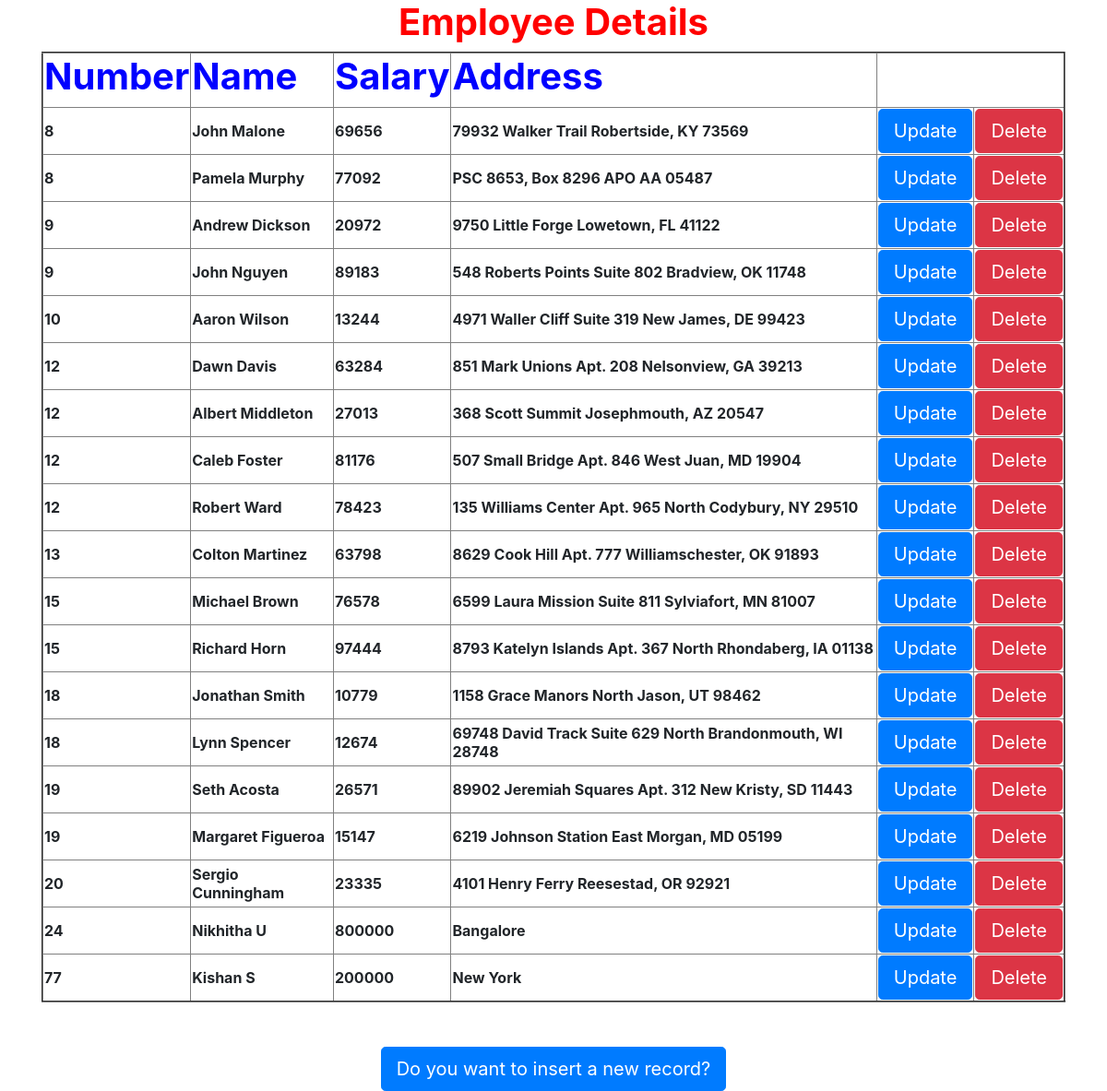
The page / on the database its author committed.
### myApp/models.py (models this page shows)
class Employee(models.Model):
    eno=models.IntegerField()
    ename=models.CharField(max_length=50)
    esal=models.IntegerField()
    eaddr=models.CharField(max_length=100)

### myApp/views.py (the view)
# urls.py: url(r'^$',views.display),
def display(request):
    e=Employee.objects.order_by('eno')
    d={'emp':e}
    return render(request,'myApp/index.html',d)

### templates/myApp/index.html (shortened to what this page needs)
<html>
    {% extends 'myApp/parent.html' %}
        {% block for_child %}
        <h1 style="color:red;"><b>Employee Details</b></h1>
        <table border="2">
            <tr style="color: blue;">
                <th><h1><b>Number</b></h1></th>
                <th><h1><b>Name</b></h1></th>
                <th><h1><b>Salary</b></h1></th>
                <th><h1><b>Address</b></h1></th>
            </tr>
            {% for x in emp %}
            <tr>
                <td><b>{{x.eno}}</b></td>
                <td><b>{{x.ename}}</b></td>
                <td><b>{{x.esal}}</b></td>
                <td><b>{{x.eaddr}}</b></td>
                <td><a href="/update/{{x.id}}" class="btn btn-lg btn-primary">Update</a></td>
                <td><a href="/delete/{{x.id}}" class="btn btn-lg btn-danger">Delete</a></td>
            </tr>
            {%endfor%}
        </table><br><br>
        <a href="/insert" class="btn btn-lg btn-primary">Do you want to insert a new record?</a>
        {%endblock%}

### templates/myApp/parent.html (shortened to what this page needs)
<html>
<head>
      <link rel="stylesheet" href="https://cdn.jsdelivr.net/npm/bootstrap@4.5.3/dist/css/bootstrap.min.css">
</head>
    <body>
        <div class="container" align="center">
            {% block for_child %}
            {% endblock %}
        </div>
    </body>
</html>

### rows shown on the page
Employee: eno "8", ename "John Malone", esal "69656", eaddr "79932 Walker Trail Robertside, KY 73569"
Employee: eno "8", ename "Pamela Murphy", esal "77092", eaddr "PSC 8653, Box 8296 APO AA 05487"
Employee: eno "9", ename "Andrew Dickson", esal "20972", eaddr "9750 Little Forge Lowetown, FL 41122"
Employee: eno "9", ename "John Nguyen", esal "89183", eaddr "548 Roberts Points Suite 802 Bradview, OK 11748"
Employee: eno "10", ename "Aaron Wilson", esal "13244", eaddr "4971 Waller Cliff Suite 319 New James, DE 99423"
Employee: eno "12", ename "Dawn Davis", esal "63284", eaddr "851 Mark Unions Apt. 208 Nelsonview, GA 39213"
Employee: eno "12", ename "Albert Middleton", esal "27013", eaddr "368 Scott Summit Josephmouth, AZ 20547"
Employee: eno "12", ename "Caleb Foster", esal "81176", eaddr "507 Small Bridge Apt. 846 West Juan, MD 19904"
Employee: eno "12", ename "Robert Ward", esal "78423", eaddr "135 Williams Center Apt. 965 North Codybury, NY 29510"
Employee: eno "13", ename "Colton Martinez", esal "63798", eaddr "8629 Cook Hill Apt. 777 Williamschester, OK 91893"
Employee: eno "15", ename "Michael Brown", esal "76578", eaddr "6599 Laura Mission Suite 811 Sylviafort, MN 81007"
Employee: eno "15", ename "Richard Horn", esal "97444", eaddr "8793 Katelyn Islands Apt. 367 North Rhondaberg, IA 01138"
Employee: eno "18", ename "Jonathan Smith", esal "10779", eaddr "1158 Grace Manors North Jason, UT 98462"
Employee: eno "18", ename "Lynn Spencer", esal "12674", eaddr "69748 David Track Suite 629 North Brandonmouth, WI 28748"
Employee: eno "19", ename "Seth Acosta", esal "26571", eaddr "89902 Jeremiah Squares Apt. 312 New Kristy, SD 11443"
Employee: eno "19", ename "Margaret Figueroa", esal "15147", eaddr "6219 Johnson Station East Morgan, MD 05199"
Employee: eno "20", ename "Sergio Cunningham", esal "23335", eaddr "4101 Henry Ferry Reesestad, OR 92921"
Employee: eno "24", ename "Nikhitha U", esal "800000", eaddr "Bangalore"
Employee: eno "77", ename "Kishan S", esal "200000", eaddr "New York"
